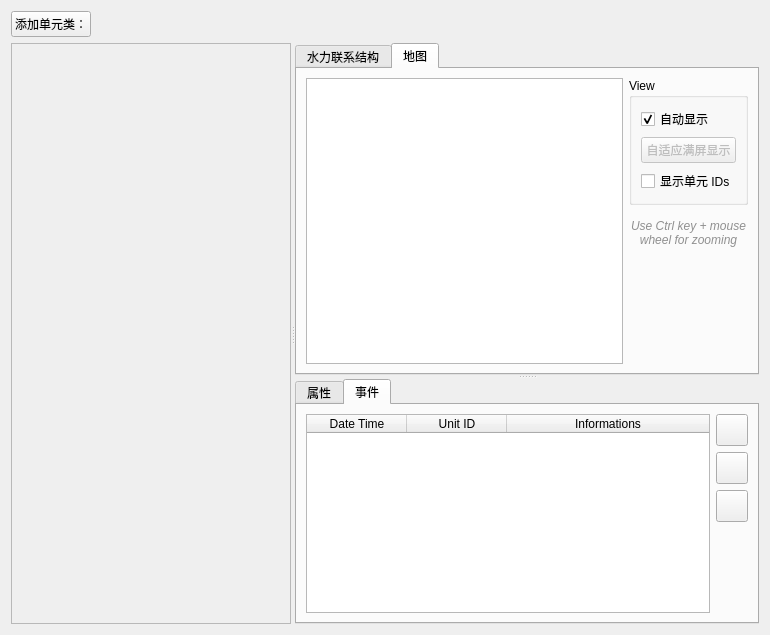
<?xml version="1.0" encoding="UTF-8"?>
<ui version="4.0">
 <class>SpatialDomainWidget</class>
 <widget class="QWidget" name="SpatialDomainWidget">
  <property name="geometry">
   <rect>
    <x>0</x>
    <y>0</y>
    <width>770</width>
    <height>635</height>
   </rect>
  </property>
  <property name="windowTitle">
   <string notr="true">Form</string>
  </property>
  <layout class="QVBoxLayout" name="verticalLayout_7">
   <item>
    <layout class="QHBoxLayout" name="horizontalLayout_2">
     <property name="spacing">
      <number>0</number>
     </property>
     <item>
      <widget class="QPushButton" name="AddUnitsClassButton">
       <property name="sizePolicy">
        <sizepolicy hsizetype="Minimum" vsizetype="Fixed">
         <horstretch>0</horstretch>
         <verstretch>0</verstretch>
        </sizepolicy>
       </property>
       <property name="minimumSize">
        <size>
         <width>0</width>
         <height>0</height>
        </size>
       </property>
       <property name="font">
        <font>
         <weight>50</weight>
         <bold>false</bold>
        </font>
       </property>
       <property name="text">
        <string>添加单元类：</string>
       </property>
      </widget>
     </item>
     <item>
      <spacer name="horizontalSpacer_2">
       <property name="orientation">
        <enum>Qt::Horizontal</enum>
       </property>
       <property name="sizeType">
        <enum>QSizePolicy::MinimumExpanding</enum>
       </property>
       <property name="sizeHint" stdset="0">
        <size>
         <width>40</width>
         <height>20</height>
        </size>
       </property>
      </spacer>
     </item>
    </layout>
   </item>
   <item>
    <widget class="QSplitter" name="MainSplitter">
     <property name="orientation">
      <enum>Qt::Horizontal</enum>
     </property>
     <property name="childrenCollapsible">
      <bool>false</bool>
     </property>
     <widget class="QScrollArea" name="scrollArea">
      <property name="sizePolicy">
       <sizepolicy hsizetype="Minimum" vsizetype="Expanding">
        <horstretch>0</horstretch>
        <verstretch>0</verstretch>
       </sizepolicy>
      </property>
      <property name="minimumSize">
       <size>
        <width>280</width>
        <height>0</height>
       </size>
      </property>
      <property name="maximumSize">
       <size>
        <width>16777215</width>
        <height>16777215</height>
       </size>
      </property>
      <property name="baseSize">
       <size>
        <width>280</width>
        <height>0</height>
       </size>
      </property>
      <property name="widgetResizable">
       <bool>true</bool>
      </property>
      <widget class="QWidget" name="UnitsClassAreaContents">
       <property name="geometry">
        <rect>
         <x>0</x>
         <y>0</y>
         <width>278</width>
         <height>506</height>
        </rect>
       </property>
       <layout class="QVBoxLayout" name="verticalLayout_6">
        <item>
         <spacer name="verticalSpacer_3">
          <property name="orientation">
           <enum>Qt::Vertical</enum>
          </property>
          <property name="sizeType">
           <enum>QSizePolicy::Expanding</enum>
          </property>
          <property name="sizeHint" stdset="0">
           <size>
            <width>20</width>
            <height>522</height>
           </size>
          </property>
         </spacer>
        </item>
       </layout>
      </widget>
     </widget>
     <widget class="QSplitter" name="StructDataSplitter">
      <property name="sizePolicy">
       <sizepolicy hsizetype="Expanding" vsizetype="Expanding">
        <horstretch>0</horstretch>
        <verstretch>0</verstretch>
       </sizepolicy>
      </property>
      <property name="orientation">
       <enum>Qt::Vertical</enum>
      </property>
      <widget class="QTabWidget" name="StructureTabWidget">
       <property name="sizePolicy">
        <sizepolicy hsizetype="Expanding" vsizetype="Expanding">
         <horstretch>0</horstretch>
         <verstretch>0</verstretch>
        </sizepolicy>
       </property>
       <property name="currentIndex">
        <number>1</number>
       </property>
       <widget class="QWidget" name="tab">
        <attribute name="title">
         <string>水力联系结构</string>
        </attribute>
        <layout class="QVBoxLayout" name="verticalLayout_5">
         <item>
          <layout class="QHBoxLayout" name="horizontalLayout_6">
           <item>
            <widget class="QPushButton" name="AddUnitButton">
             <property name="font">
              <font>
               <weight>50</weight>
               <bold>false</bold>
               <strikeout>false</strikeout>
               <kerning>true</kerning>
              </font>
             </property>
             <property name="text">
              <string>Add unit in %1 class</string>
             </property>
            </widget>
           </item>
           <item>
            <widget class="QPushButton" name="RemoveUnitButton">
             <property name="text">
              <string>Remove unit %1 from %2 class</string>
             </property>
            </widget>
           </item>
           <item>
            <spacer name="horizontalSpacer_3">
             <property name="orientation">
              <enum>Qt::Horizontal</enum>
             </property>
             <property name="sizeHint" stdset="0">
              <size>
               <width>40</width>
               <height>20</height>
              </size>
             </property>
            </spacer>
           </item>
          </layout>
         </item>
         <item>
          <layout class="QHBoxLayout" name="horizontalLayout_4" stretch="0,1">
           <item>
            <widget class="QListWidget" name="IDsListWidget">
             <property name="sizePolicy">
              <sizepolicy hsizetype="Minimum" vsizetype="Minimum">
               <horstretch>0</horstretch>
               <verstretch>0</verstretch>
              </sizepolicy>
             </property>
            </widget>
           </item>
           <item>
            <layout class="QVBoxLayout" name="verticalLayout_4" stretch="0,0,0,0">
             <item>
              <layout class="QHBoxLayout" name="horizontalLayout_5">
               <item>
                <widget class="QLabel" name="label_3">
                 <property name="text">
                  <string>Process order:</string>
                 </property>
                </widget>
               </item>
               <item>
                <widget class="QSpinBox" name="PcsOrderSpinBox"/>
               </item>
               <item>
                <spacer name="horizontalSpacer">
                 <property name="orientation">
                  <enum>Qt::Horizontal</enum>
                 </property>
                 <property name="sizeHint" stdset="0">
                  <size>
                   <width>40</width>
                   <height>20</height>
                  </size>
                 </property>
                </spacer>
               </item>
              </layout>
             </item>
             <item>
              <widget class="QFrame" name="frame">
               <property name="frameShape">
                <enum>QFrame::HLine</enum>
               </property>
               <property name="frameShadow">
                <enum>QFrame::Sunken</enum>
               </property>
              </widget>
             </item>
             <item>
              <widget class="QLabel" name="label">
               <property name="text">
                <string>Connections:</string>
               </property>
              </widget>
             </item>
             <item>
              <layout class="QHBoxLayout" name="horizontalLayout_7">
               <item>
                <widget class="QTableWidget" name="ConnectionsTableWidget">
                 <property name="editTriggers">
                  <set>QAbstractItemView::NoEditTriggers</set>
                 </property>
                 <property name="selectionMode">
                  <enum>QAbstractItemView::SingleSelection</enum>
                 </property>
                 <property name="selectionBehavior">
                  <enum>QAbstractItemView::SelectRows</enum>
                 </property>
                 <attribute name="horizontalHeaderStretchLastSection">
                  <bool>true</bool>
                 </attribute>
                 <attribute name="verticalHeaderVisible">
                  <bool>false</bool>
                 </attribute>
                 <column>
                  <property name="text">
                   <string>Connection type</string>
                  </property>
                 </column>
                 <column>
                  <property name="text">
                   <string>Units class</string>
                  </property>
                 </column>
                 <column>
                  <property name="text">
                   <string>Unit ID</string>
                  </property>
                 </column>
                </widget>
               </item>
               <item>
                <layout class="QVBoxLayout" name="verticalLayout_3">
                 <item>
                  <widget class="QPushButton" name="AddConnectionButton">
                   <property name="minimumSize">
                    <size>
                     <width>32</width>
                     <height>32</height>
                    </size>
                   </property>
                   <property name="maximumSize">
                    <size>
                     <width>32</width>
                     <height>32</height>
                    </size>
                   </property>
                   <property name="toolTip">
                    <string>Add connection</string>
                   </property>
                   <property name="text">
                    <string/>
                   </property>
                  </widget>
                 </item>
                 <item>
                  <widget class="QPushButton" name="RemoveConnectionButton">
                   <property name="minimumSize">
                    <size>
                     <width>32</width>
                     <height>32</height>
                    </size>
                   </property>
                   <property name="maximumSize">
                    <size>
                     <width>32</width>
                     <height>32</height>
                    </size>
                   </property>
                   <property name="toolTip">
                    <string>Remove selected connection</string>
                   </property>
                   <property name="text">
                    <string/>
                   </property>
                  </widget>
                 </item>
                 <item>
                  <spacer name="verticalSpacer_2">
                   <property name="orientation">
                    <enum>Qt::Vertical</enum>
                   </property>
                   <property name="sizeHint" stdset="0">
                    <size>
                     <width>20</width>
                     <height>20</height>
                    </size>
                   </property>
                  </spacer>
                 </item>
                </layout>
               </item>
              </layout>
             </item>
            </layout>
           </item>
          </layout>
         </item>
        </layout>
       </widget>
       <widget class="QWidget" name="tab_2">
        <attribute name="title">
         <string>地图</string>
        </attribute>
        <layout class="QHBoxLayout" name="horizontalLayout">
         <item>
          <widget class="MapView" name="GlobalMapView"/>
         </item>
         <item>
          <layout class="QVBoxLayout" name="verticalLayout_8">
           <item>
            <widget class="QGroupBox" name="groupBox">
             <property name="title">
              <string>View</string>
             </property>
             <layout class="QVBoxLayout" name="verticalLayout_9">
              <item>
               <widget class="QCheckBox" name="AutomaticViewCheckBox">
                <property name="text">
                 <string>自动显示</string>
                </property>
                <property name="checked">
                 <bool>true</bool>
                </property>
               </widget>
              </item>
              <item>
               <widget class="QPushButton" name="FitViewButton">
                <property name="enabled">
                 <bool>false</bool>
                </property>
                <property name="text">
                 <string>自适应满屏显示</string>
                </property>
               </widget>
              </item>
              <item>
               <widget class="QCheckBox" name="UnitsIDsCheckBox">
                <property name="text">
                 <string>显示单元 IDs</string>
                </property>
               </widget>
              </item>
             </layout>
            </widget>
           </item>
           <item>
            <spacer name="verticalSpacer_5">
             <property name="orientation">
              <enum>Qt::Vertical</enum>
             </property>
             <property name="sizeType">
              <enum>QSizePolicy::Fixed</enum>
             </property>
             <property name="sizeHint" stdset="0">
              <size>
               <width>20</width>
               <height>8</height>
              </size>
             </property>
            </spacer>
           </item>
           <item>
            <widget class="QLabel" name="label_4">
             <property name="font">
              <font>
               <italic>true</italic>
              </font>
             </property>
             <property name="styleSheet">
              <string notr="true">color : #909090;</string>
             </property>
             <property name="text">
              <string>Use Ctrl key + mouse wheel for zooming</string>
             </property>
             <property name="alignment">
              <set>Qt::AlignCenter</set>
             </property>
             <property name="wordWrap">
              <bool>true</bool>
             </property>
            </widget>
           </item>
           <item>
            <spacer name="verticalSpacer_4">
             <property name="orientation">
              <enum>Qt::Vertical</enum>
             </property>
             <property name="sizeHint" stdset="0">
              <size>
               <width>20</width>
               <height>40</height>
              </size>
             </property>
            </spacer>
           </item>
          </layout>
         </item>
        </layout>
       </widget>
      </widget>
      <widget class="QTabWidget" name="DataTabWidget">
       <property name="currentIndex">
        <number>1</number>
       </property>
       <widget class="QWidget" name="tab_3">
        <attribute name="title">
         <string>属性</string>
        </attribute>
        <layout class="QHBoxLayout" name="horizontalLayout_3">
         <item>
          <widget class="QTableWidget" name="AttributesTableWidget">
           <attribute name="horizontalHeaderStretchLastSection">
            <bool>false</bool>
           </attribute>
          </widget>
         </item>
         <item>
          <layout class="QVBoxLayout" name="verticalLayout_2">
           <item>
            <widget class="QPushButton" name="AddAttributeButton">
             <property name="minimumSize">
              <size>
               <width>32</width>
               <height>32</height>
              </size>
             </property>
             <property name="maximumSize">
              <size>
               <width>32</width>
               <height>32</height>
              </size>
             </property>
             <property name="toolTip">
              <string>Add attribute</string>
             </property>
             <property name="text">
              <string notr="true"/>
             </property>
            </widget>
           </item>
           <item>
            <widget class="QPushButton" name="EditAttributesButton">
             <property name="minimumSize">
              <size>
               <width>32</width>
               <height>32</height>
              </size>
             </property>
             <property name="maximumSize">
              <size>
               <width>32</width>
               <height>32</height>
              </size>
             </property>
             <property name="toolTip">
              <string>Edit selected values</string>
             </property>
             <property name="text">
              <string notr="true"/>
             </property>
            </widget>
           </item>
           <item>
            <widget class="QPushButton" name="RenameAttributeButton">
             <property name="minimumSize">
              <size>
               <width>32</width>
               <height>32</height>
              </size>
             </property>
             <property name="maximumSize">
              <size>
               <width>32</width>
               <height>32</height>
              </size>
             </property>
             <property name="toolTip">
              <string>Rename attribute</string>
             </property>
             <property name="text">
              <string/>
             </property>
            </widget>
           </item>
           <item>
            <widget class="QPushButton" name="RemoveAttributeButton">
             <property name="minimumSize">
              <size>
               <width>32</width>
               <height>32</height>
              </size>
             </property>
             <property name="maximumSize">
              <size>
               <width>32</width>
               <height>32</height>
              </size>
             </property>
             <property name="toolTip">
              <string>Remove attribute</string>
             </property>
             <property name="text">
              <string notr="true"/>
             </property>
            </widget>
           </item>
           <item>
            <spacer name="verticalSpacer">
             <property name="orientation">
              <enum>Qt::Vertical</enum>
             </property>
             <property name="sizeHint" stdset="0">
              <size>
               <width>20</width>
               <height>40</height>
              </size>
             </property>
            </spacer>
           </item>
          </layout>
         </item>
        </layout>
       </widget>
       <widget class="QWidget" name="tab_4">
        <attribute name="title">
         <string>事件</string>
        </attribute>
        <layout class="QHBoxLayout" name="horizontalLayout_8">
         <item>
          <widget class="QTableWidget" name="EventsTableWidget">
           <property name="editTriggers">
            <set>QAbstractItemView::NoEditTriggers</set>
           </property>
           <property name="selectionBehavior">
            <enum>QAbstractItemView::SelectRows</enum>
           </property>
           <property name="sortingEnabled">
            <bool>false</bool>
           </property>
           <property name="cornerButtonEnabled">
            <bool>false</bool>
           </property>
           <attribute name="horizontalHeaderStretchLastSection">
            <bool>true</bool>
           </attribute>
           <attribute name="verticalHeaderVisible">
            <bool>false</bool>
           </attribute>
           <attribute name="verticalHeaderHighlightSections">
            <bool>false</bool>
           </attribute>
           <column>
            <property name="text">
             <string>Date Time</string>
            </property>
           </column>
           <column>
            <property name="text">
             <string>Unit ID</string>
            </property>
           </column>
           <column>
            <property name="text">
             <string>Informations</string>
            </property>
           </column>
          </widget>
         </item>
         <item>
          <layout class="QVBoxLayout" name="verticalLayout_10">
           <item>
            <widget class="QPushButton" name="AddEventButton">
             <property name="minimumSize">
              <size>
               <width>32</width>
               <height>32</height>
              </size>
             </property>
             <property name="maximumSize">
              <size>
               <width>32</width>
               <height>32</height>
              </size>
             </property>
             <property name="text">
              <string notr="true"/>
             </property>
            </widget>
           </item>
           <item>
            <widget class="QPushButton" name="EditEventButton">
             <property name="minimumSize">
              <size>
               <width>32</width>
               <height>32</height>
              </size>
             </property>
             <property name="maximumSize">
              <size>
               <width>32</width>
               <height>32</height>
              </size>
             </property>
             <property name="text">
              <string notr="true"/>
             </property>
            </widget>
           </item>
           <item>
            <widget class="QPushButton" name="RemoveEventsButton">
             <property name="minimumSize">
              <size>
               <width>32</width>
               <height>32</height>
              </size>
             </property>
             <property name="maximumSize">
              <size>
               <width>32</width>
               <height>32</height>
              </size>
             </property>
             <property name="text">
              <string notr="true"/>
             </property>
            </widget>
           </item>
           <item>
            <spacer name="verticalSpacer_6">
             <property name="orientation">
              <enum>Qt::Vertical</enum>
             </property>
             <property name="sizeHint" stdset="0">
              <size>
               <width>20</width>
               <height>40</height>
              </size>
             </property>
            </spacer>
           </item>
          </layout>
         </item>
        </layout>
       </widget>
      </widget>
     </widget>
    </widget>
   </item>
  </layout>
 </widget>
 <customwidgets>
  <customwidget>
   <class>MapView</class>
   <extends>QGraphicsView</extends>
   <header>MapView.hpp</header>
  </customwidget>
 </customwidgets>
 <resources/>
 <connections/>
</ui>
